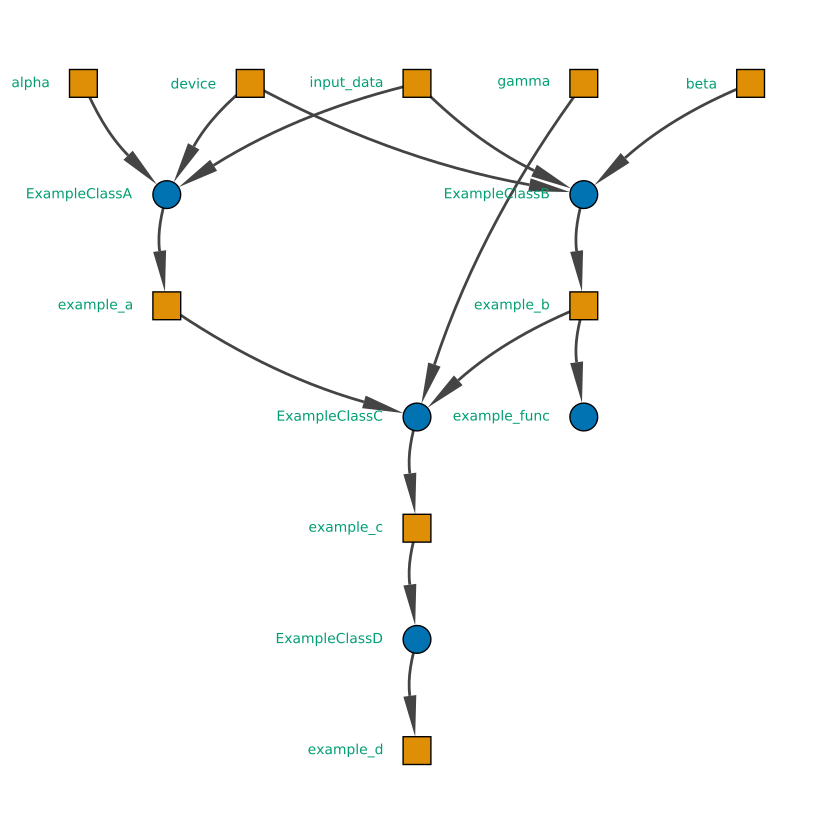

Here is the Python script that generated this plot:
"""
Test Regime functionality. The Regime class controls and facilitates the execution of functions
in a thread-safe manner. It is used to manage the flow of data between processes.
"""

import unittest
from typing import Union, Dict, Any

import yaml
import torch
import igraph as ig

from regime import Regime, Resource, Node, hyperparameter
from tests.submodule import (
    ExampleClassB,
)  # class located here to showcase hierarchy

AVAILABLE_DEVICE = torch.device("cpu")  # CUDA out of memory error for these tests
# constant values used for testing
ALPHA: float = 0.1
BETA: float = 0.3
GAMMA: float = 0.7
FINAL_VALUE: int = 2025
FINAL_RESULT: Dict[str, Union[str, int]] = {
    "test_regime.example_func": str(BETA),
    "example_d": FINAL_VALUE,
}


# classes used to demonstrate the Regime functionality
class ExampleClassA(Node):  # pylint: disable=too-few-public-methods
    """
    Example class A that uses the Node metaclass.
    """

    @hyperparameter("alpha")
    def __call__(
        self, input_data: torch.Tensor, alpha: float, device: torch.device
    ) -> float:
        return input_data.sum().item() + alpha


class ExampleClassC(Node):  # pylint: disable=too-few-public-methods
    """
    Example class C that uses the Node metaclass.
    """

    @hyperparameter("gamma")
    def __call__(self, example_a: float, example_b: float, gamma: float) -> float:
        return example_a + example_b + gamma


class ExampleClassD(Node):  # pylint: disable=too-few-public-methods
    """
    Example class D that uses the Node metaclass.
    """

    def __call__(self, example_c: float) -> int:
        return FINAL_VALUE


def example_func(example_b: float) -> str:
    """
    An example function to showcase functionality of the Regime class with a function.

    Args:
        example_b: A float value.

    Returns:
        A string representation of the float value.
    """
    return str(example_b)


class TestRegime(unittest.TestCase):
    """
    The self-organizing process can be thought as a Knowledge Base (KB) constructing another KB.
    However, it passes the relevant components needed to call the expert design process when
    it has finished, to conclude the construction of the KB.
    """

    def __init__(self, *args, **kwargs):
        super().__init__(*args, **kwargs)
        self.callables: Union[Node, callable] = [
            ExampleClassA(resource_name="example_a"),
            ExampleClassB(resource_name="example_b"),
            ExampleClassC(resource_name="example_c"),
            example_func,
        ]  # either a function or a Node object are allowed
        self.data = torch.zeros(10, 2)
        with open("test_configuration.yaml", "r", encoding="utf8") as file:
            self.config = yaml.safe_load(file)

    def test_invalid_regime(self) -> None:
        """
        Test that if we create Regime object without any functions, then a ValueError should
        be thrown (as there is no point in creating it prematurely). The same should happen if we
        try to add a non-callable object to the Regime object.

        Returns:
            None
        """
        # trying to create Regime without any functions should raise a ValueError
        self.assertRaises(ValueError, Regime, callables={})

        # trying to create Regime with a non-callable object should raise a ValueError
        self.assertRaises(ValueError, Regime, callables={1})

    def test_add_callable(self) -> None:
        """
        We can add a single callable.

        Returns:
            None
        """
        regime = Regime(callables={lambda x: x})
        assert len(regime.graph.vs) == 1  # for the 1 callable
        assert len(regime.graph.es) == 0

    def test_add_callables(self) -> None:
        """
        We can add an iterable collection of callable objects (e.g., functions, classes).

        Returns:
            None
        """
        regime = Regime(callables=self.callables)
        assert len(regime.graph.vs) == len(self.callables)
        assert len(regime.graph.es) == 0  # we have not linked the functions yet
        # check that the required hyperparameters are as expected for the given callables
        # (i.e., the callables that have the 'hyperparameters' attribute)
        # value None means that the hyperparameter is not set
        assert regime.required_hyperparameters == {
            # follows the project structure
            "tests": {"submodule": {"ExampleClassB": {"beta": None}}},
            "test_regime": {
                "ExampleClassC": {"gamma": None},
                "ExampleClassA": {"alpha": None},
            },
        }  # the configuration file passed to Regime MUST contain the above hyperparameters

    def test_load_hyperparameters(self) -> None:
        """
        Test that required hyperparameters are loaded correctly from the configuration provided.

        Returns:
            None
        """
        regime = Regime(callables=self.callables)
        # create a config that satisfies the required hyperparameters
        defined_hyperparameters = regime.define_hyperparameters(
            configuration=self.config
        )
        assert defined_hyperparameters == {
            # follows the project structure
            "tests": {"submodule": {"ExampleClassB": {"beta": BETA}}},
            "test_regime": {
                "ExampleClassC": {"gamma": GAMMA},
                "ExampleClassA": {"alpha": ALPHA},
            },
        }  # the configuration file passed to Regime MUST contain the above hyperparameters

    def test_add_edges(self) -> None:
        """
        Test that adding several edges works as intended.

        Returns:
            None
        """
        regime = Regime(callables=self.callables)
        edges = [
            (self.callables[0], self.callables[2], 0),
            (self.callables[1], self.callables[2], 1),
        ]
        # create a config that satisfies the required hyperparameters
        # set up the Regime object with the configuration
        regime.setup(
            configuration=self.config, resources=None, edges=None, clean_up=False
        )
        # link the processes together
        regime.define_flow(edges, clean_up=False)
        assert len(regime.graph.vs) == len(self.callables) + len(regime.resources)
        assert len(regime.graph.es) == len(edges)

        edges = [
            (ExampleClassC, ExampleClassD, 0),
        ]
        self.assertRaises(ValueError, regime.define_flow, edges)

    def test_with_functions_that_make_no_progress(self) -> None:
        """
        If the Regime object has vertices that possess an attribute called 'function', but
        none of them make any progress, then the Regime procedure abruptly stops.

        Returns:
            None
        """

        def make_no_progress() -> None:
            """
            This function does nothing.

            Returns:
                None
            """
            return None

        def wait_for_no_progress(arg_1: Any, arg_2: Any) -> None:
            """
            This function waits for the two arguments to be printed.

            Args:
                arg_1: Any argument.
                arg_2: Any argument.

            Returns:
                None
            """
            print(arg_1, arg_2)

        make_no_progress_1 = make_no_progress_2 = make_no_progress

        callables = {
            make_no_progress_1,
            make_no_progress_2,
            wait_for_no_progress,
        }
        regime = Regime(callables=callables)
        edges = [
            (make_no_progress_1, wait_for_no_progress, 0),
            (make_no_progress_2, wait_for_no_progress, 1),
        ]
        regime.define_flow(edges)
        num_of_vertices, num_of_edges = len(callables), len(edges)
        assert len(regime.graph.vs) == num_of_vertices
        assert len(regime.graph.es) == num_of_edges
        assert regime.start() == {
            "test_regime.wait_for_no_progress": None
        }  # do nothing

    def test_add_invalid_source_vertex(self) -> None:
        """
        Test that adding an edge with an invalid source vertex raises an error.

        Returns:
            None
        """
        callables = {
            ExampleClassB,
            ExampleClassC,
        }
        regime = Regime(callables=callables)
        edges = [
            (None, ExampleClassC, 0),
            (ExampleClassA, ExampleClassC, 1),
            ("gamma", ExampleClassC, 2),
        ]
        # assert regime.link_functions(edges) throws a ValueError because of the None vertex
        self.assertRaises(ValueError, regime.define_flow, edges)
        # assert regime.link_functions(edges) throws a ValueError because it is missing the
        # ExampleClassA in its 'functions' argument
        self.assertRaises(ValueError, regime.define_flow, edges[1:])

    def test_add_invalid_target_vertex(self) -> None:
        """
        Test that adding an edge with an invalid target vertex raises an error.

        Returns:
            None
        """
        callables = {
            ExampleClassA,
            ExampleClassB,
        }
        regime = Regime(callables=callables)
        edges = [
            (ExampleClassA, None, 0),
            (ExampleClassB, ExampleClassC, 1),
            ("gamma", ExampleClassC, 2),
        ]
        # assert regime.link_functions(edges) throws a ValueError because of the None vertex
        self.assertRaises(ValueError, regime.define_flow, edges)
        # assert regime.link_functions(edges) throws a ValueError because it is missing the
        # WM in its 'functions' argument
        self.assertRaises(ValueError, regime.define_flow, edges[1:])

    def test_add_input_data(self) -> None:
        """
        Test adding a special vertex to store the input data. The special vertex's value is passed
        as an argument to functions that rely upon input data.

        Returns:
            None
        """
        regime = Regime(callables=self.callables)
        edges = [
            (self.callables[0], self.callables[2], 0),
            (self.callables[1], self.callables[2], 1),
            ("gamma", self.callables[2], 2),
        ]
        regime.setup(
            configuration=self.config,
            resources={Resource(name="input", value=self.data)},
            edges=edges,
            clean_up=False,
        )
        assert len(regime.graph.vs) == len(self.callables) + len(
            regime.resources
        )  # (incl. data vertex)
        assert len(regime.graph.es) == len(edges)

        # test that we can decide to add more edges to the regime's workflow
        more_edges = [
            ("input", self.callables[0], 0),
            ("input", self.callables[1], 0),
        ]
        regime.define_flow(more_edges)
        assert len(regime.graph.es) == len(edges) + len(more_edges)

    def test_get_kwargs(self) -> None:
        """
        Test that the keyword arguments are as expected in Regime.

        Returns:
            None
        """
        regime = Regime(callables=self.callables)
        edges = self.callables[0].edges() + self.callables[1].edges()
        regime.setup(
            configuration=self.config,
            resources={
                Resource(name="input_data", value=self.data),
                Resource(name="device", value=AVAILABLE_DEVICE),
            },
            edges=edges,
            clean_up=False,
        )
        assert len(regime.graph.vs) == len(self.callables) + len(
            regime.resources
        )  # (incl. data & config vertices)
        assert len(regime.graph.es) == len(edges)

        more_edges = self.callables[2].edges()
        regime.define_flow(more_edges)
        assert len(regime.graph.es) == len(edges) + len(
            more_edges
        )  # edges added to existing

        # find the vertex for this function & its predecessors
        target_vertex = regime.graph.vs.find(callable_eq=self.callables[2])

        expected_kwargs = {
            "example_a": None,
            "example_b": None,
            "gamma": GAMMA,
        }
        assert regime.get_keyword_arguments(target_vertex) == expected_kwargs

    def test_unlinked_start(self) -> None:
        """
        Test that the self-organizing process raises an error if it is started without any
        vertices that are linked.

        Returns:
            None
        """
        regime = Regime(callables=self.callables)
        self.assertRaises(ValueError, regime.start)

    def test_start(self) -> None:
        """
        Test a verbose definition of a self-organizing process (i.e., no shortcut method call).

        Returns:
            KnowledgeBase
        """
        class_d = ExampleClassD(resource_name="example_d")
        regime = Regime(
            callables=self.callables + [class_d],
            resources={
                Resource(name="input_data", value=self.data),
                Resource(name="device", value=AVAILABLE_DEVICE),
            },
            verbose=True,
        )
        regime.setup(
            configuration=self.config,
            edges=self.callables[0].edges()
            + self.callables[1].edges()
            + self.callables[2].edges()
            + class_d.edges()
            + [
                ["example_b", example_func, 0]
            ],  # example_func is a no-op here, but used to showcase the feature
        )

        result: Dict[str, Union[str, float]] = regime.start()

        # --- test info flowed properly from input_data to ExampleClassA ---
        actual_kwargs = regime.get_keyword_arguments(
            regime.get_vertex(self.callables[0])
        )
        expected_kwargs = {
            "input_data": self.data,
            "alpha": ALPHA,
            "device": AVAILABLE_DEVICE,
        }
        assert actual_kwargs == expected_kwargs

        # --- test info flowed properly from input_data to ExampleClassB ---
        actual_kwargs = regime.get_keyword_arguments(
            regime.get_vertex(self.callables[1])
        )
        expected_kwargs = {
            "input_data": self.data,
            "beta": BETA,
            "device": AVAILABLE_DEVICE,
        }
        assert actual_kwargs == expected_kwargs

        # --- test info flowed properly from ExampleClassB to example_func (i.e., broadcast) ---
        output_b = regime.graph.vs.find(callable_eq=self.callables[1])["output"]
        actual_kwargs = regime.get_keyword_arguments(regime.get_vertex(example_func))
        expected_kwargs = {"example_b": output_b}
        assert actual_kwargs == expected_kwargs

        # --- test info flowed properly from ExampleClassA and ExampleClassB to ExampleClassC ---
        output_a = regime.graph.vs.find(callable_eq=self.callables[0])["output"]
        actual_kwargs = regime.get_keyword_arguments(
            regime.get_vertex(self.callables[2])
        )
        expected_kwargs = {"example_a": output_a, "example_b": output_b, "gamma": GAMMA}
        print(actual_kwargs)
        print(expected_kwargs)
        assert actual_kwargs == expected_kwargs

        # --- test info flowed properly from ExampleClassC to ExampleClassD ---
        output_c = regime.graph.vs.find(callable_eq=self.callables[2])["output"]
        actual_kwargs = regime.get_keyword_arguments(regime.get_vertex(class_d))
        expected_kwargs = {"example_c": output_c}
        assert actual_kwargs == expected_kwargs

        # --- check that the final output is as expected ---
        assert result == FINAL_RESULT

        # --- demonstrate plotting of the Regime ---
        layout = regime.graph.layout("sugiyama")  # a hierarchical layout
        visual_style = {
            "margin": 60,  # pads whitespace around the plot
            "edge_width": 2.0,
            "edge_curved": 0.1,
            "edge_arrow_size": 2.0,
            "edge_arrow_width": 0.5,
            "vertex_label_dist": 2.5,  # distance of label from the vertex
            "vertex_label_color": "#029e73",
            "vertex_label_angle": 3.14,
            "vertex_label_size": 10,
            "vertex_size": 20,
            "vertex_color": [
                "#0173b2" if vertex["type"] == "process" else "#de8f05"
                for vertex in regime.graph.vs
            ],
            "vertex_shape": [
                "circle" if vertex["type"] == "process" else "rectangle"
                for vertex in regime.graph.vs
            ],
        }  # margin controls the amount of padding around the plot
        pretty_names = [name.split(".")[-1] for name in regime.graph.vs["name"]]
        regime.graph.vs["label"] = pretty_names
        for file_extension in ["png", "pdf"]:
            ig.plot(
                regime.graph,
                target=f"test_regime.{file_extension}",  # save the plot as a PNG and PDF
                layout=layout,  # specify the layout of the vertices
                autocurve=True,  # curved edges
                **visual_style,  # apply the visual style
            )
